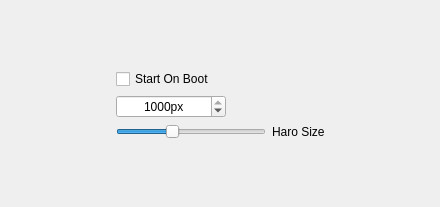
<?xml version="1.0" encoding="UTF-8"?>
<ui version="4.0">
 <class>SetWin</class>
 <widget class="QWidget" name="SetWin">
  <property name="geometry">
   <rect>
    <x>0</x>
    <y>0</y>
    <width>440</width>
    <height>207</height>
   </rect>
  </property>
  <property name="windowTitle">
   <string>Form</string>
  </property>
  <property name="windowOpacity">
   <double>0.950000000000000</double>
  </property>
  <layout class="QGridLayout" name="gridLayout">
   <item row="0" column="1">
    <spacer name="verticalSpacer_2">
     <property name="orientation">
      <enum>Qt::Vertical</enum>
     </property>
     <property name="sizeHint" stdset="0">
      <size>
       <width>20</width>
       <height>37</height>
      </size>
     </property>
    </spacer>
   </item>
   <item row="1" column="0">
    <spacer name="horizontalSpacer">
     <property name="orientation">
      <enum>Qt::Horizontal</enum>
     </property>
     <property name="sizeHint" stdset="0">
      <size>
       <width>45</width>
       <height>20</height>
      </size>
     </property>
    </spacer>
   </item>
   <item row="1" column="1">
    <layout class="QVBoxLayout" name="verticalLayout">
     <item>
      <widget class="QCheckBox" name="startOnBoot">
       <property name="text">
        <string>Start On Boot</string>
       </property>
      </widget>
     </item>
     <item>
      <layout class="QHBoxLayout" name="horizontalLayout_2">
       <item>
        <widget class="QSpinBox" name="sliderValueSpinBox">
         <property name="minimumSize">
          <size>
           <width>110</width>
           <height>0</height>
          </size>
         </property>
         <property name="maximumSize">
          <size>
           <width>110</width>
           <height>16777215</height>
          </size>
         </property>
         <property name="alignment">
          <set>Qt::AlignCenter</set>
         </property>
         <property name="suffix">
          <string>px</string>
         </property>
         <property name="minimum">
          <number>60</number>
         </property>
         <property name="maximum">
          <number>1000</number>
         </property>
         <property name="value">
          <number>1000</number>
         </property>
        </widget>
       </item>
       <item>
        <spacer name="horizontalSpacer_3">
         <property name="orientation">
          <enum>Qt::Horizontal</enum>
         </property>
         <property name="sizeHint" stdset="0">
          <size>
           <width>40</width>
           <height>20</height>
          </size>
         </property>
        </spacer>
       </item>
      </layout>
     </item>
     <item>
      <layout class="QHBoxLayout" name="horizontalLayout">
       <item>
        <widget class="QSlider" name="haroSizeSlider">
         <property name="minimumSize">
          <size>
           <width>150</width>
           <height>0</height>
          </size>
         </property>
         <property name="minimum">
          <number>60</number>
         </property>
         <property name="maximum">
          <number>1000</number>
         </property>
         <property name="sliderPosition">
          <number>400</number>
         </property>
         <property name="orientation">
          <enum>Qt::Horizontal</enum>
         </property>
        </widget>
       </item>
       <item>
        <widget class="QLabel" name="label">
         <property name="text">
          <string>Haro Size</string>
         </property>
        </widget>
       </item>
      </layout>
     </item>
    </layout>
   </item>
   <item row="1" column="2">
    <spacer name="horizontalSpacer_2">
     <property name="orientation">
      <enum>Qt::Horizontal</enum>
     </property>
     <property name="sizeHint" stdset="0">
      <size>
       <width>45</width>
       <height>20</height>
      </size>
     </property>
    </spacer>
   </item>
   <item row="2" column="1">
    <spacer name="verticalSpacer">
     <property name="orientation">
      <enum>Qt::Vertical</enum>
     </property>
     <property name="sizeHint" stdset="0">
      <size>
       <width>20</width>
       <height>37</height>
      </size>
     </property>
    </spacer>
   </item>
  </layout>
 </widget>
 <resources/>
 <connections/>
</ui>
